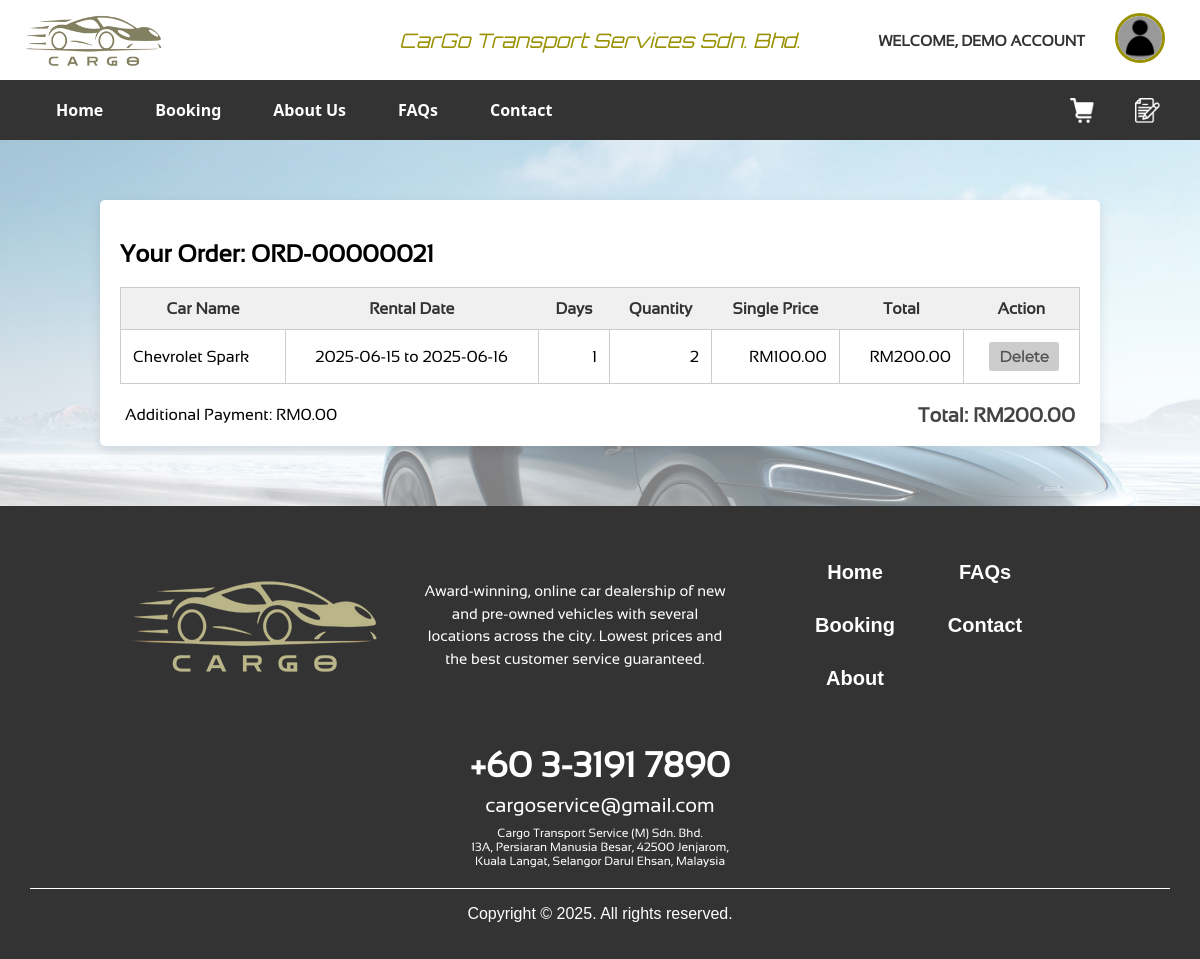
The app's page /order_item.php?order_id=21 (signed in) with its own data.
### tables this page shows
CREATE TABLE `order_items` (
  `order_item_id` int(11) NOT NULL AUTO_INCREMENT,
  `order_id` int(11) NOT NULL,
  `car_id` int(11) NOT NULL,
  `car_name` varchar(100) NOT NULL,
  `single_price` decimal(10,2) DEFAULT NULL,
  `quantity` int(11) DEFAULT NULL,
  `begin_date` date DEFAULT NULL,
  `end_date` date DEFAULT NULL,
  `rental_days` int(11) DEFAULT NULL,
  `final_price` decimal(10,2) DEFAULT NULL,
  PRIMARY KEY (`order_item_id`),
  KEY `order_id` (`order_id`),
  CONSTRAINT `order_items_ibfk_1` FOREIGN KEY (`order_id`) REFERENCES `orders` (`order_id`) ON DELETE CASCADE
);

CREATE TABLE `orders` (
  `order_id` int(11) NOT NULL AUTO_INCREMENT,
  `user_id` int(11) NOT NULL,
  `username` varchar(100) DEFAULT NULL,
  `full_name` varchar(150) DEFAULT NULL,
  `email` varchar(100) DEFAULT NULL,
  `phone_number` varchar(20) DEFAULT NULL,
  `payment_method` enum('card','bank','cash') NOT NULL,
  `card_number` varchar(30) DEFAULT NULL,
  `cardholder_name` varchar(100) DEFAULT NULL,
  `bank_name` varchar(100) DEFAULT NULL,
  `bank_account` varchar(100) DEFAULT NULL,
  `created_at` timestamp NOT NULL DEFAULT current_timestamp(),
  `addition_payment` decimal(10,2) NOT NULL DEFAULT 0.00,
  `total_price` decimal(10,2) NOT NULL DEFAULT 0.00,
  PRIMARY KEY (`order_id`)
);

### order_item.php (the view, shortened to what this page needs)
<?php
    require_once "include/connection.php";
    $order_id = isset($_GET['order_id']) ? intval($_GET['order_id']) : 0;
    $sql = "SELECT * FROM order_items WHERE order_id = ?";
    $stmt = $conn->prepare($sql);
    $stmt->bind_param("i", $order_id);
    $stmt->execute();
    $result = $stmt->get_result();
    $order_items = $result->fetch_all(MYSQLI_ASSOC);
    $stmt = $conn->prepare("SELECT addition_payment, total_price FROM orders WHERE order_id = ?");
    $stmt->bind_param("i", $order_id);
    $stmt->execute();
    $stmt->bind_result($addition_payment, $total_price);
    $current_date = date("Y-m-d");
?>
<!DOCTYPE html>
<html lang="en">
<head>
    <link rel="stylesheet" href="styles/font.css">
    <link rel="stylesheet" href="styles/main.css">
    <link rel="stylesheet" href="styles/order_item.css">
    <link rel="stylesheet" href="styles/notification.css">
</head>
<body>
    <?php include ("include/header.php")?>
    <div class="main-content">
        <div class="cart-container">
            <?php
                $formatted_order_id = 'ORD-' . str_pad($order_id, 8, '0', STR_PAD_LEFT);
            ?>
            <h2>Your Order: <?= htmlspecialchars($formatted_order_id) ?></h2>
            <?php if (count($order_items) > 0): ?>
            <table class="cart-table">
                <thead>
                    <tr>
                        <th>Car Name</th>
                        <th>Rental Date</th>
                        <th>Days</th>
                        <th>Quantity</th>
                        <th>Single Price</th>
                        <th>Total</th>
                        <th>Action</th>
                    </tr>
                </thead>
                <tbody>
                    <?php
                    foreach ($order_items as $item):
                        $total = $item['final_price'];
                        $begin_date = $item['begin_date'];
                        $isCancelable = strtotime($current_date) < strtotime($begin_date);
                    ?>
                        <tr>
                            <td id="str"> <?= htmlspecialchars($item['car_name']) ?> </td>
                            <td id="dateOrBtn"> <?= htmlspecialchars($item['begin_date']) ?> to <?= htmlspecialchars($item['end_date'])?></td>
                            <td> <?= htmlspecialchars($item['rental_days']) ?> </td>
                            <td> <?= htmlspecialchars($item['quantity']) ?> </td>
                            <td> RM<?= number_format($item['single_price'], 2) ?> </td>
                            <td> RM<?= number_format($total, 2) ?> </td>
                            <td id="dateOrBtn">
                                <?php if ($isCancelable): ?>
                                    <button id="deleteBtn" onclick="showDeleteModal(<?= $item['order_item_id'] ?>, '<?= $begin_date ?>')">Delete</button>
                                <?php else: ?>
                                    <button id="deleteBtn" disabled>Delete</button>
                                <?php endif; ?>
                            </td>
                        </tr>
                    <?php endforeach; ?>
                </tbody>
            </table>
            <?php endif; ?>
            <div class="cart-footer">
                <div class="addition-payment">Additional Payment: RM<?= number_format($addition_payment, 2) ?></div>
                <div class="total-price"><strong>Total: RM<?= number_format($total_price, 2) ?></strong></div>
            </div>
        </div>
    </div>
    <?php include ("include/footer.php")?>
</body>
</html>

### styles/main.css (style rules this page uses)
*, *::before, *::after { box-sizing: border-box; }
html, body { width: 100%; overflow-x: hidden; margin: 0; padding: 0; background-color: #f9f9f9; }

### styles/order_item.css (style rules this page uses)
body { background-image: url('../images/CartBG.jpg'); background-size: cover; background-position: center; background-repeat: no-repeat; background-attachment: fixed; }
.main-content { background-color: rgba(255, 255, 255, 0.5); padding: 20px; }
.cart-container { width: 90%; max-width: 1000px; margin: 40px auto; background: #fff; padding: 20px; border-radius: 5px; box-shadow: 0 4px 12px rgba(0, 0, 0, 0.1); font-family: 'Sansation', sans-serif; }
#deleteBtn { font-family: Montserrat; font-size: 15px; font-weight: bold; border: none; border-radius: 3px; padding: 5px 10px; margin-left: 5px; color: white; cursor: pointer; transition: background-color 0.3s ease, color 0.3s ease, transform 0.3s ease, font-weight 0.3s ease; background-color: maroon; }
#deleteBtn:disabled { color: #555; background-color: #ccc; cursor: not-allowed; transition: none; }
.cart-table { width: 100%; border-collapse: collapse; margin-bottom: 20px; border-left: 1px solid #ccc; border-right: 1px solid #ccc; border-top: 1px solid #ccc; }
th, td { padding: 12px; border-bottom: 1px solid #ccc; }
th { background-color: #f0f0f0; text-align: center; color: #333; }
td { border-left: 1px solid #ccc; border-right: 1px solid #ccc; text-align: right; }
#dateOrBtn { text-align: center; }
#str { text-align: left; }
.cart-footer { display: flex; justify-content: space-between; align-items: center; margin-top: 10px; padding: 0 5px; }
.total-price { font-size: 20px; font-weight: bold; color: #444; }

### records on screen
order_items: car_name "Chevrolet Spark", begin_date "2025-06-15", end_date "2025-06-16", rental_days "1", quantity "2", single_price "100.00", final_price "200.00", shows "Delete"
orders: addition_payment "0.00", total_price "200.00"

### other values on screen
$fullName "DEMO ACCOUNT"
$formatted_order_id "ORD-00000021"
